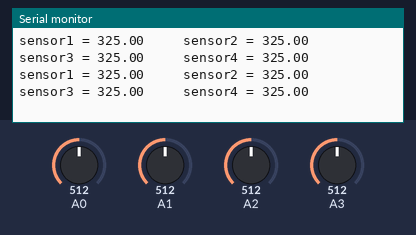
Bench run of a sketch on a simulated Arduino Uno, built with avr-gcc and run on an emulated ATmega328P. On the bench: the last lines printed to the serial monitor. The inputs (shaded band) are chosen by the test bench; at power-on: A0 = 512, A1 = 512, A2 = 512, A3 = 512.

Above: at 10.2 s.
10.3 s: A0 set to 171
At 11.2 s:
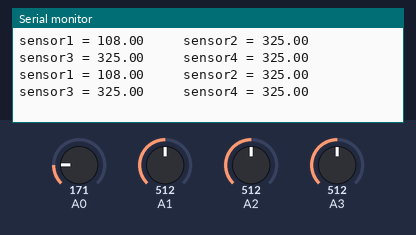
11.8 s: A0 set to 141
At 12.4 s:
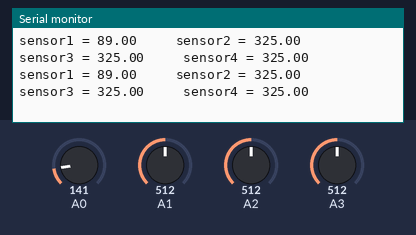
Timing chart, 0 to 14.3 s (numbered marks = the images above; inputs shaded):
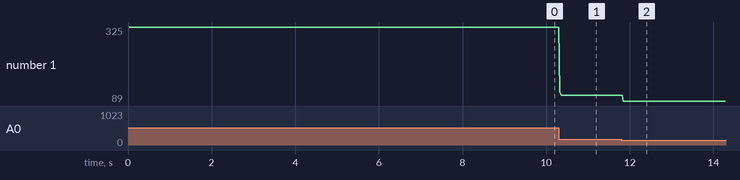

Measured:
- after the input at 10.3 s, the serial monitor: prints a new line at once (image 1)
- after the input at 11.8 s, the serial monitor: prints a new line after 0.05 s (image 2)
- plotted number 1: 325 → 108 after the input at 10.3 s, 108 → 89 after the input at 11.8 s

The sketch:

prueba-de-sensor-sharp-sketch_jan04a.ino
```cpp
void setup() {
  // put your setup code here, to run once:
  Serial.begin(115200);
  while(!Serial);
}

double sensor1 = 0;
double sensor2 = 0;
double sensor3 = 0;
double sensor4 = 0;
double alpha = 0.04;
String trama = "";
void loop() {
  // put your main code here, to run repeatedly:
  /*
  sensor1 = sensor1*(1-alpha) + analogRead(A0)*alpha;
  sensor2 = sensor2*(1-alpha) + analogRead(A1)*alpha;
  sensor3 = sensor3*(1-alpha) + analogRead(A2)*alpha;
  sensor4 = sensor4*(1-alpha) + analogRead(A3)*alpha;
  trama = "sensor1 = ";
  trama += sensor1;
  trama += "\t\t sensor2 = ";
  trama += sensor2;
  trama += "\t\t sensor3 = ";
  trama += sensor3;
  trama += "\t\t sensor4 = ";
  trama += sensor4;
  */
  sensor1 = sensorPromedio(A0,50);
  sensor2 = sensorPromedio(A1,50);
  sensor3 = sensorPromedio(A2,50);
  sensor4 = sensorPromedio(A3,50);
  trama = "sensor1 = ";
  trama += sensor1;
  trama += "\t\t sensor2 = ";
  trama += sensor2;
  trama += "\t\t sensor3 = ";
  trama += sensor3;
  trama += "\t\t sensor4 = ";
  trama += sensor4;
  Serial.println(trama);
  delay(1);
}


int sensorPromedio(int pin,int n)
{
  double suma=0;
  double alpha = 0.02;
  for(int i=0;i<n;i++)
  {
    suma=suma*(1-alpha)+analogRead(pin)*alpha;
  }
  return((int)suma);
}
```
